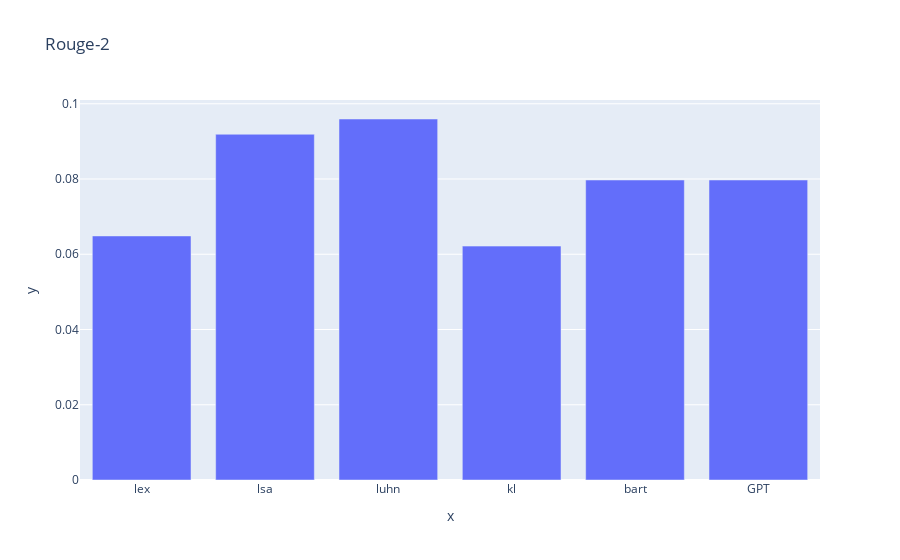

This figure's notebook cell:
### Code cell
df = DataFrame({
    "lex" : [rouge_2_lex_score],
    "lsa" : [rouge_2_lsa_score],
    "luhn" : [rouge_2_luhn_score],
    "kl" : [rouge_2_kl_score],
    "bart" : [rouge_2_bart_score],
    "GPT" : [rouge_2_GPT_score]
})
bar(x=df.columns.values, y=df.values[0], title="Rouge-2")

### Figure 1 — Plotly figure (JSON) as saved in the notebook; plotly's stock layout.template omitted (floating-point values rounded to 4 significant figures)
{"data": [{"alignmentgroup": "True", "hovertemplate": "x=%{x}<br>y=%{y}<extra></extra>", "legendgroup": "", "marker": {"color": "#636efa", "pattern": {"shape": ""}}, "name": "", "offsetgroup": "", "orientation": "v", "showlegend": false, "textposition": "auto", "type": "bar", "x": ["lex", "lsa", "luhn", "kl", "bart", "GPT"], "xaxis": "x", "y": [0.06486, 0.09189, 0.09595, 0.06216, 0.07973, 0.07973], "yaxis": "y"}], "layout": {"barmode": "relative", "legend": {"tracegroupgap": 0}, "title": {"text": "Rouge-2"}, "xaxis": {"anchor": "y", "domain": [0.0, 1.0], "title": {"text": "x"}}, "yaxis": {"anchor": "x", "domain": [0.0, 1.0], "title": {"text": "y"}}}}
